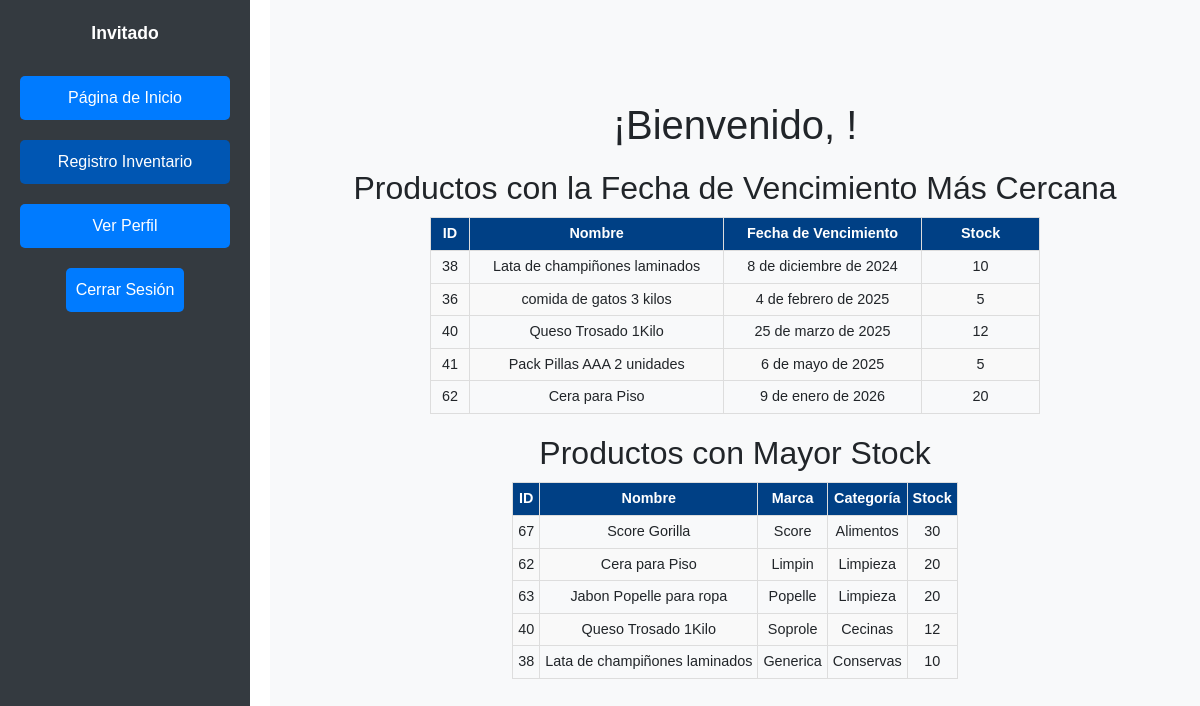
/adminpage/, run on an earlier commit of the app's database.
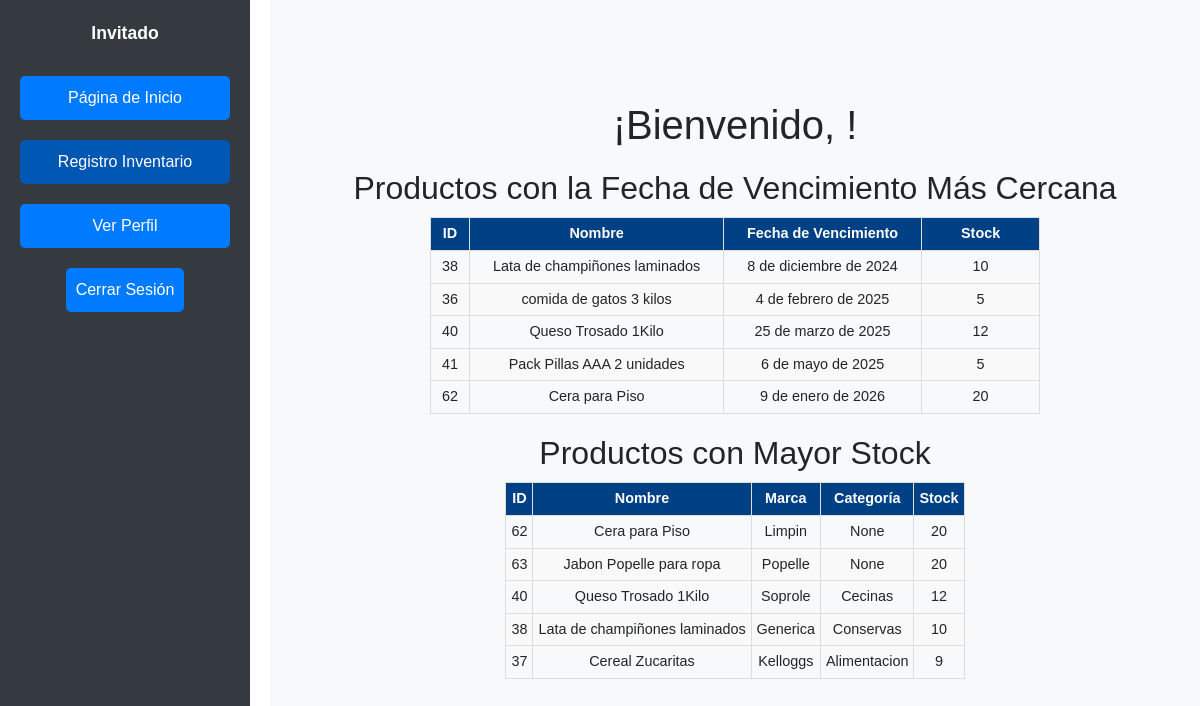
And on a later commit of the database.
### pagina/models.py (models this page shows, shortened)
class Producto(models.Model):
    nombre = models.CharField(max_length=100)
    precio = models.DecimalField(max_digits=10, decimal_places=4)
    stock = models.IntegerField()
    descripcion = models.TextField()
    marca = models.ForeignKey(Marca, on_delete=models.CASCADE)
    categoria = models.ForeignKey(Categoria, null=True, blank=True, on_delete=models.SET_NULL)
    fecha_vencimiento = models.DateField(default=timezone.now)

class Marca(models.Model):
    nombre = models.CharField(max_length=100)
    def __str__(self):
        return self.nombre

class Categoria(models.Model):
    nombre = models.CharField(max_length=100)
    def __str__(self):
        return self.nombre

### pagina/views.py (the view)
# urls.py: path('adminpage/', adminpage, name='adminpage'),
def adminpage(request):
    productos_mayor_stock = Producto.objects.order_by('-stock')[:5]
    productos_vencimiento = Producto.objects.filter(
        fecha_vencimiento__gte=now()
    ).order_by('fecha_vencimiento')[:5]
    return render(request, 'adminpage.html', {
        'productos_mayor_stock': productos_mayor_stock,
        'productos_vencimiento': productos_vencimiento,
    })

### pagina/templates/adminpage.html (shortened to what this page needs)
<!DOCTYPE html>
<html lang="es">
<head>
    {% load static %}
    <link rel="stylesheet" href="{% static 'css/lateral.css' %}">
    <link href="https://stackpath.bootstrapcdn.com/bootstrap/4.5.2/css/bootstrap.min.css" rel="stylesheet">
</head>
<body>
    <div class="sidebar">
        <div class="perfil">
            <p>
                {% if user.is_authenticated %}
                    {{ user.username }}
                {% else %}
                    Invitado
                {% endif %}
            </p>
        </div>
        <ul>
            <li><a href="{% url 'adminpage' %}">Página de Inicio</a></li>
            <li><a href="{% url 'vendedor' %}" class="active">Registro Inventario</a></li>
            <li><a href="{% url 'verPerfil' %}" class="btn-primary">Ver Perfil</a></li>
            <li>
                <form action="{% url 'logout' %}" method="post">
                    <button type="submit" class="btn">Cerrar Sesión</button>
                </form>
            </li>
        </ul>
    </div>
    <div class="main-content">
        <h1>¡Bienvenido, {{ user.username }}!</h1>
        <div class="section">
            <h2>Productos con la Fecha de Vencimiento Más Cercana</h2>
            <table id="productos-vencimiento-table">
                <thead>
                    <tr>
                        <th>ID</th>
                        <th>Nombre</th>
                        <th>Fecha de Vencimiento</th>
                        <th>Stock</th>
                    </tr>
                </thead>
                <tbody>
                    {% for producto in productos_vencimiento %}
                        <tr>
                            <td>{{ producto.id }}</td>
                            <td>{{ producto.nombre }}</td>
                            <td>{{ producto.fecha_vencimiento }}</td>
                            <td>{{ producto.stock }}</td>
                        </tr>
                    {% empty %}
                        <tr>
                            <td colspan="4">No hay productos con fecha de vencimiento cercana.</td>
                        </tr>
                    {% endfor %}
                </tbody>
            </table>
        </div>
        <div class="section">
            <h2>Productos con Mayor Stock</h2>
            <table id="productos-stock-table">
                <thead>
                    <tr>
                        <th>ID</th>
                        <th>Nombre</th>
                        <th>Marca</th>
                        <th>Categoría</th>
                        <th>Stock</th>
                    </tr>
                </thead>
                <tbody>
                    {% for producto in productos_mayor_stock %}
                        <tr>
                            <td>{{ producto.id }}</td>
                            <td>{{ producto.nombre }}</td>
                            <td>{{ producto.marca }}</td>
                            <td>{{ producto.categoria }}</td>
                            <td>{{ producto.stock }}</td>
                        </tr>
                    {% empty %}
                        <tr>
                            <td colspan="5">No hay productos con alto stock.</td>
                        </tr>
                    {% endfor %}
                </tbody>
            </table>
        </div>
    </div>
</body>
</html>

### pagina/static/css/lateral.css (style rules this page uses)
.sidebar { width: 250px; height: 100vh; background-color: #333; display: flex; flex-direction: column; align-items: center; padding-top: 20px; }
.perfil { text-align: center; margin-bottom: 20px; }
.perfil p { color: #fff; font-size: 18px; font-weight: bold; }
.sidebar ul { list-style-type: none; padding: 0; width: 100%; }

### pagina/templates/adminpage.html (style rules this page uses)
.sidebar { display: flex; flex-direction: column; align-items: center; width: 250px; background-color: #343a40; color: white; padding: 20px; height: 100%; position: fixed; }
.sidebar ul { display: flex; flex-direction: column; align-items: center; padding: 0; margin: 0; list-style: none; width: 100%; }
.sidebar ul li { width: 100%; margin-bottom: 10px; text-align: center; }
.sidebar ul li a, .sidebar ul li button { width: 100%; padding: 10px; border-radius: 5px; color: white; background-color: #007bff; text-decoration: none; text-align: center; font-size: 1rem; display: block; box-sizing: border-box; }
.sidebar ul li a.active { background-color: #0056b3; }
.sidebar ul li a.btn-primary { background-color: #007bff; }
.sidebar ul li button { background-color: #007bff; border: none; cursor: pointer; }
.main-content { margin-left: 260px; padding: 20px; display: flex; flex-direction: column; align-items: center; flex: 1; }
body { margin: 0; padding: 0; font-family: Arial, sans-serif; }
h2 { text-align: center; width: 100%; margin-bottom: 20px; }
.main-content { margin-left: 260px; min-height: 100vh; display: flex; flex-direction: column; justify-content: center; align-items: center; padding: 20px; background-color: #f8f9fa; }
.perfil { text-align: center; margin-bottom: 20px; }
.perfil p { margin: 0; font-size: 1.1em; }
.sidebar ul { padding: 0; margin: 0; list-style: none; width: 100%; }
.sidebar ul li { margin: 10px 0; width: 100%; display: flex; justify-content: center; }
.btn { width: 100%; }
.btn-primary { background-color: #007bff; border-color: #007bff; }
.main-content { margin-left: 270px; padding: 20px; }
.main-content h1 { margin-bottom: 20px; text-align: center; }
.section { margin-bottom: 20px; }
.section h2 { margin-bottom: 10px; text-align: center; }
table { width: 80%; margin: 0 auto; border-collapse: collapse; font-size: 0.9em; }
th, td { border: 1px solid #ddd; padding: 5px; text-align: center; vertical-align: middle; white-space: nowrap; overflow: hidden; text-overflow: ellipsis; }
th { background-color: #004085; color: white; }
tr:nth-child(even) { background-color: #f9f9f9; }
th:nth-child(1), td:nth-child(1) { width: 5%; }
th:nth-child(2), td:nth-child(2) { width: 20%; }
th:nth-child(3), td:nth-child(3) { width: 20%; }
th:nth-child(4), td:nth-child(4) { width: 15%; }
th:nth-child(5), td:nth-child(5) { width: 15%; }

What changed in the data, as far as the page shows it:
removed Producto: id "67", nombre "Score Gorilla", marca "Score", categoria "Alimentos", stock "30", shown under "Productos con Mayor Stock"
changed Producto "Cera para Piso": categoria "Limpieza" → "None"
changed Producto "Jabon Popelle para ropa": categoria "Limpieza" → "None"
now on this page (row unchanged): Producto: id "37", nombre "Cereal Zucaritas", marca "Kelloggs", categoria "Alimentacion", stock "9", shown under "Productos con Mayor Stock"
